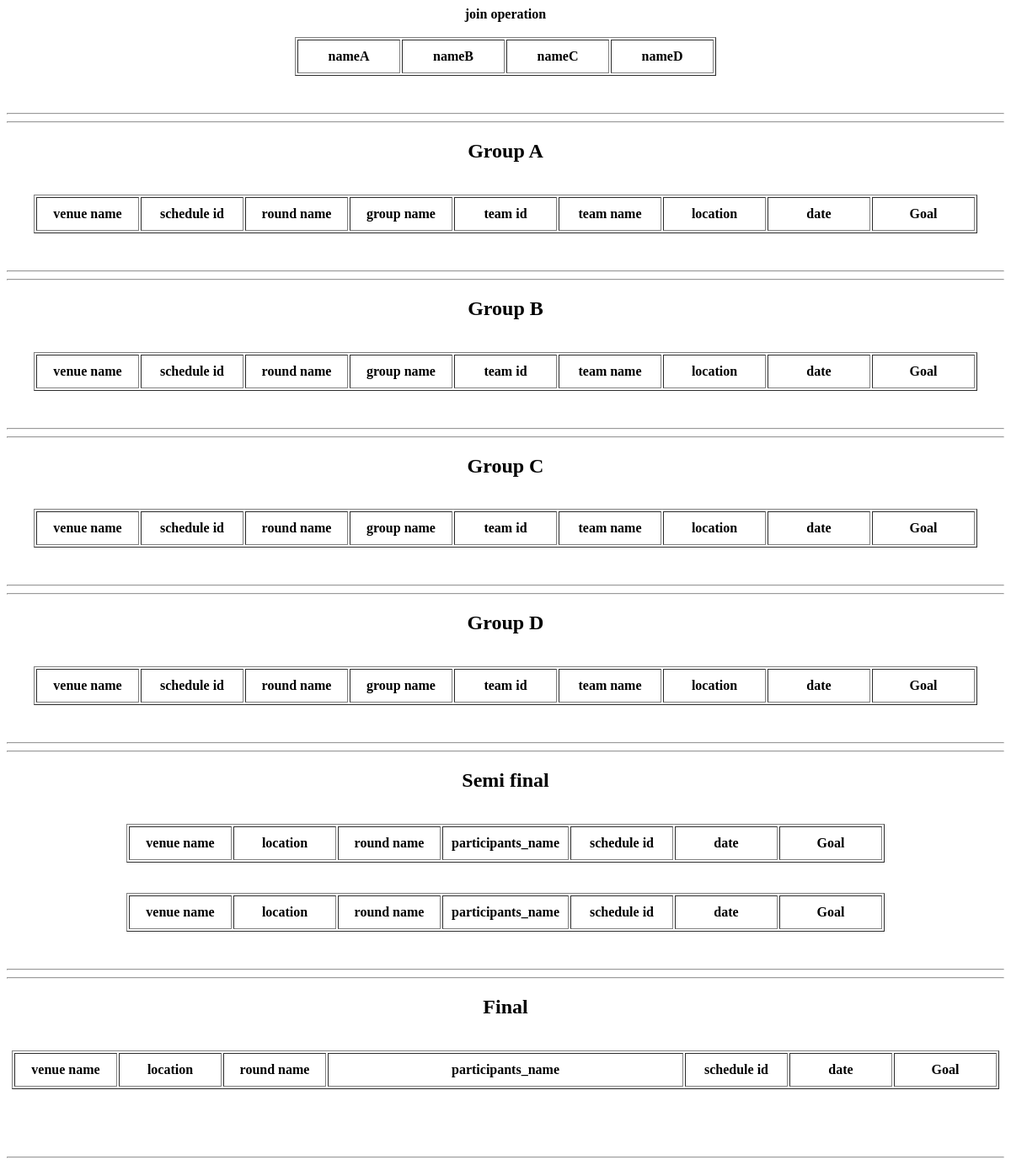
Page /MultipleJoine.php on the earlier database version.
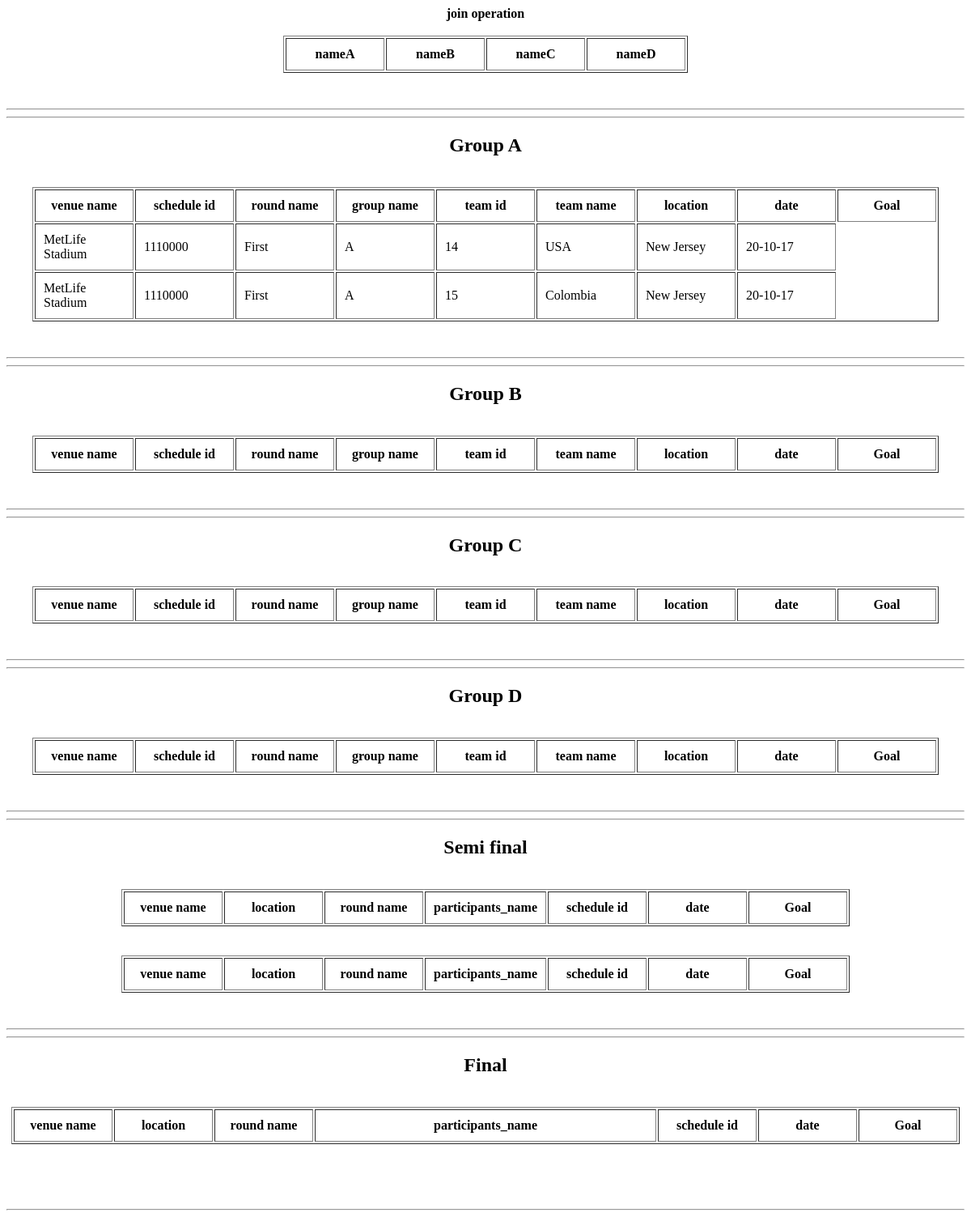
Same page on the later database version.
### tables this page shows
CREATE TABLE `venue_info` (
  `venue_id` int(20) NOT NULL,
  `venue_name` varchar(20) NOT NULL,
  `location` varchar(20) NOT NULL,
  `weather` varchar(20) NOT NULL,
  `highest_goal` varchar(20) NOT NULL,
  `total_match` varchar(20) NOT NULL
);

CREATE TABLE `schedule_info` (
  `schedule_id` int(20) NOT NULL,
  `participants_name` varchar(20) NOT NULL,
  `venue_id` int(20) NOT NULL,
  `round_id` int(20) NOT NULL,
  `date` varchar(20) NOT NULL,
  `time` varchar(20) NOT NULL
);

CREATE TABLE `round_info` (
  `round_id` int(20) NOT NULL,
  `round_name` varchar(20) NOT NULL,
  `group_name` varchar(10) NOT NULL
);

CREATE TABLE `group_t` (
  `group_name` varchar(20) NOT NULL,
  `team_id` varchar(20) NOT NULL
);

CREATE TABLE `team_info` (
  `team_id` int(20) NOT NULL,
  `team_name` varchar(20) NOT NULL,
  `flag` varchar(20) NOT NULL,
  `coach_id` int(20) NOT NULL
);

### MultipleJoine.php (the view, shortened to what the changed rows need)
<html>
<head>
</head>
<body>
<?php
        echo "<div align='center'><b>join operation</b> </div> <br>";
      echo " <div align='center'> "   ;
        echo "<table border='1' cellpadding='10'>";
        echo "<tr> <th width=100>nameA</th> <th width=100>nameB</th> <th width=100>nameC</th><th width=100>nameD</th>";
        echo "</table>";
        echo "</div>";
?>
<br><br>
<?php
        $result = mysql_query(
                (
                    "           SELECT venue_info.*, schedule_info.*, round_info.*, group_t.*,team_info.*
                                    FROM venue_info
                                        JOIN schedule_info
                                            ON schedule_info.venue_id = venue_info.venue_id
                                        JOIN round_info
                                            ON round_info.round_id = schedule_info.round_id
                                        JOIN group_t
                                            ON group_t.group_name = round_info.group_name
                                        JOIN team_info
                                            ON team_info.team_id = group_t.team_id
                                            WHERE schedule_info.schedule_id = '1110000'
                                    -- WHERE DATE(tablec.date)=date(now())  "
                )
            )
                or die(mysql_error());
        echo "<div align='center'><h2>Group A</h2> </div> <br>";
      echo " <div align='center'> "   ;
        echo "<table border='1' cellpadding='10'>";
        echo "<tr>
        <th width=100>venue name</th>
        <th width=100>  schedule id</th>
        <th width=100>round name</th>
        <th width=100>group name</th>
        <th width=100>team id</th>
        <th width=100>team name</th>
        <th width=100>location</th>
        <th width=100>date</th>
        <th width=100>Goal</th>";
        while($row = mysql_fetch_array( $result )) {
                echo "<tr>";
                echo '<td  >' . $row['venue_name'] . '</td>';
                echo '<td >' . $row['schedule_id'] . '</td>';
                echo '<td >' . $row['round_name'] . '</td>';
                echo '<td >' . $row['group_name'] .  '</td>';
                echo '<td >' . $row['team_id'] . '</td>';
                echo '<td >' . $row['team_name'] . '</td>';
                echo '<td >' . $row['location'] . '</td>';
                echo '<td >' . $row['date'] . '</td>';
                echo "</tr>";
        }
        echo "</table>";
        echo "</div>";
?>
<br><br>
<?php
        echo "<div align='center'><h2>Group B</h2> </div> <br>";
      echo " <div align='center'> "   ;
        echo "<table border='1' cellpadding='10'>";
        echo "<tr>
        <th width=100>venue name</th>
        <th width=100>  schedule id</th>
        <th width=100>round name</th>
        <th width=100>group name</th>
        <th width=100>team id</th>
        <th width=100>team name</th>
        <th width=100>location</th>
        <th width=100>date</th>
        <th width=100>Goal</th>";
        echo "</table>";
        echo "</div>";
?>
<br><br>
<?php
        echo "<div align='center'><h2>Group C</h2> </div> <br>";
      echo " <div align='center'> "   ;
        echo "<table border='1' cellpadding='10'>";
        echo "<tr>
        <th width=100>venue name</th>
        <th width=100>  schedule id</th>
        <th width=100>round name</th>
        <th width=100>group name</th>
        <th width=100>team id</th>
        <th width=100>team name</th>
        <th width=100>location</th>
        <th width=100>date</th>
        <th width=100>Goal</th>";
        echo "</table>";
        echo "</div>";
?>
<br><br>
<?php
        echo "<div align='center'><h2>Group D</h2> </div> <br>";
      echo " <div align='center'> "   ;
        echo "<table border='1' cellpadding='10'>";
        echo "<tr>
        <th width=100>venue name</th>
        <th width=100>  schedule id</th>
        <th width=100>round name</th>
        <th width=100>group name</th>
        <th width=100>team id</th>
        <th width=100>team name</th>
        <th width=100>location</th>
        <th width=100>date</th>
        <th width=100>Goal</th>";
        echo "</table>";
        echo "</div>";
?>
<br><br>
<?php
        echo "<div align='center'><h2>Semi final</h2> </div> <br>";
      echo " <div align='center'> "   ;
        echo "<table border='1' cellpadding='10'>";
        echo "<tr>
        <th width=100>venue name</th>
        <th width=100>location</th>
        <th width=100>round name</th>
        <th width=100>participants_name</th>
        <th width=100>schedule id</th>
        <th width=100>date</th>
        <th width=100>Goal</th>";
        echo "</table>";
        echo "</div>";
?>
<br><br>
<?php
      echo " <div align='center'> "   ;
        echo "<table border='1' cellpadding='10'>";
        echo "<tr>
        <th width=100>venue name</th>
        <th width=100>location</th>
        <th width=100>round name</th>
        <th width=100>participants_name</th>
        <th width=100>schedule id</th>
        <th width=100>date</th>
        <th width=100>Goal</th>";
        echo "</table>";
        echo "</div>";
?>
<br><br>
<?php
        echo "<div align='center'><h2>Final</h2> </div> <br>";
      echo " <div align='center'> "   ;
        echo "<table border='1' cellpadding='10'>";
        echo "<tr>
        <th width=100>venue name</th>
        <th width=100>location</th>
        <th width=100>round name</th>
        <th width=400>participants_name</th>
        <th width=100>schedule id</th>
        <th width=100>date</th>
        <th width=100>Goal</th>";
        echo "</table>";
        echo "</div>";
?>
<br><br>
<br><br>
</body>
</html>

Differences in the rows shown:
added venue_info: venue_name "MetLife Stadium", schedule_info.schedule_id "1110000", round_info.round_name "First", group_t.group_name "A", team_info.team_id "14", team_info.team_name "USA", location "New Jersey", schedule_info.date "20-10-17", team_info.team_id "15", team_info.team_name "Colombia"
